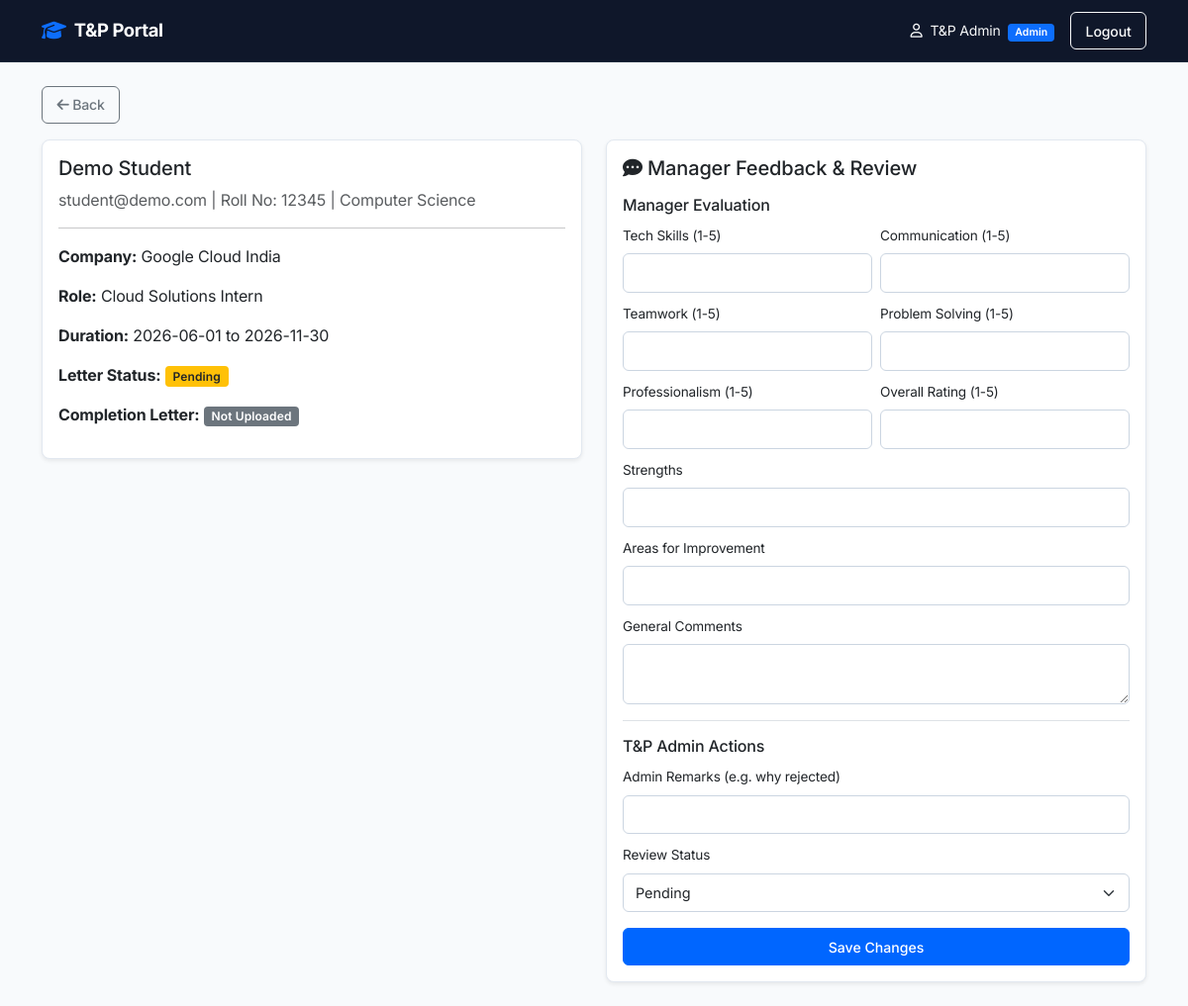
Page /admin/internship/1 (signed in) on the committed database.
### tables this page shows
CREATE TABLE users (
            id INTEGER PRIMARY KEY AUTOINCREMENT,
            full_name TEXT NOT NULL,
            email TEXT UNIQUE NOT NULL,
            password_hash TEXT NOT NULL,
            role TEXT NOT NULL CHECK(role IN ('student', 'admin', 'manager')),
            roll_number TEXT,
            branch TEXT,
            created_at TIMESTAMP DEFAULT CURRENT_TIMESTAMP
        , phone TEXT, cgpa TEXT, resume_filename TEXT);

CREATE TABLE internships (
            id INTEGER PRIMARY KEY AUTOINCREMENT,
            student_id INTEGER NOT NULL,
            submission_status TEXT NOT NULL DEFAULT 'Draft'
                CHECK(submission_status IN ('Draft', 'Submitted')),
            
            company_name TEXT NOT NULL,
            company_location TEXT,
            company_website TEXT,
            role TEXT,
            start_date TEXT,
            end_date TEXT,
            internship_type TEXT,
            stipend TEXT,
            mode TEXT,
            domain TEXT,
            
            manager_id INTEGER,
            manager_name TEXT,
            manager_email TEXT,

            letter_status TEXT NOT NULL DEFAULT 'Pending'
                CHECK(letter_status IN ('Pending', 'Submitted')),
            letter_filename TEXT,

            completion_filename TEXT,
            completion_status TEXT NOT NULL DEFAULT 'Not Uploaded'
                CHECK(completion_status IN ('Not Uploaded', 'Uploaded')),
            report_filename TEXT,
            report_status TEXT NOT NULL DEFAULT 'Not Uploaded'
                CHECK(report_status IN ('Not Uploaded', 'Uploaded')),

            manager_feedback TEXT,
            feedback_rating INTEGER CHECK(feedback_rating BETWEEN 1 AND 5),
            tech_skills INTEGER CHECK(tech_skills BETWEEN 1 AND 5),
            communication INTEGER CHECK(communication BETWEEN 1 AND 5),
            teamwork INTEGER CHECK(teamwork BETWEEN 1 AND 5),
            problem_solving INTEGER CHECK(problem_solving BETWEEN 1 AND 5),
            professionalism INTEGER CHECK(professionalism BETWEEN 1 AND 5),
            strengths TEXT,
            improvements TEXT,

            review_status TEXT NOT NULL DEFAULT 'Pending'
                CHECK(review_status IN ('Pending', 'Under Review', 'Approved', 'Rejected', 'Correction Required', 'Ongoing', 'Completed')),
            
            admin_remarks TEXT,

            submitted_at TIMESTAMP DEFAULT CURRENT_TIMESTAMP,
            FOREIGN KEY (student_id) REFERENCES users(id) ON DELETE CASCADE,
            FOREIGN KEY (manager_id) REFERENCES users(id) ON DELETE SET NULL
        );

### app.py (the view)
@app.route('/admin/internship/<int:internship_id>')
@login_required
@admin_required
def view_internship(internship_id):
    conn = get_db_connection()
    record = conn.execute('''
        SELECT internships.*, users.full_name, users.roll_number, users.branch, users.email
        FROM internships JOIN users ON internships.student_id = users.id
        WHERE internships.id = ?
    ''', (internship_id,)).fetchone()
    conn.close()
    if record is None:
        abort(404)
    return render_template('view_internship.html', record=record)

### app.py (called while the page is built)
def login_required(f):
    @wraps(f)
    def wrapper(*args, **kwargs):
        if 'user_id' not in session:
            flash('Please log in first.', 'warning')
            return redirect(url_for('login'))
        return f(*args, **kwargs)
    return wrapper

def admin_required(f):
    @wraps(f)
    def wrapper(*args, **kwargs):
        if session.get('role') != 'admin':
            abort(403)
        return f(*args, **kwargs)
    return wrapper

### database.py (called while the page is built)
def get_db_connection():
    conn = sqlite3.connect(DB_PATH)
    conn.row_factory = sqlite3.Row
    conn.execute("PRAGMA foreign_keys = ON")
    return conn

### templates/view_internship.html (shortened to what this page needs)
{% extends 'base.html' %}
{% block content %}
<a href="{{ url_for('admin_dashboard') }}" class="btn btn-sm btn-outline-secondary mb-3"><i class="fa-solid fa-arrow-left"></i> Back</a>
<div class="row">
    <div class="col-md-6">
        <div class="card shadow-sm mb-3">
            <div class="card-body">
                <h5 class="card-title">{{ record.full_name }}</h5>
                <p class="text-muted mb-1">{{ record.email }} | Roll No: {{ record.roll_number or '-' }} | {{ record.branch or '-' }}</p>
                <hr>
                <p><strong>Company:</strong> {{ record.company_name }}</p>
                <p><strong>Role:</strong> {{ record.role or '-' }}</p>
                <p><strong>Duration:</strong> {{ record.start_date or '—' }} to {{ record.end_date or '—' }}</p>
                <p><strong>Letter Status:</strong>
                    {% if record.letter_status == 'Submitted' %}<span class="badge bg-success">Submitted</span>
                    {% else %}<span class="badge bg-warning text-dark">Pending</span>{% endif %}
                </p>
                <p class="mt-3"><strong>Completion Letter:</strong>
                    {% if record.completion_status == 'Uploaded' %}<span class="badge bg-success">Uploaded</span>
                    {% else %}<span class="badge bg-secondary">Not Uploaded</span>{% endif %}
                </p>
            </div>
        </div>
    </div>
    <div class="col-md-6">
        <div class="card shadow-sm">
            <div class="card-body">
                <h5 class="mb-3"><i class="fa-solid fa-comment-dots"></i> Manager Feedback & Review</h5>
                <form method="POST" action="{{ url_for('give_feedback', internship_id=record.id) }}">
                    <div class="mb-3 border-bottom pb-3">
                        <h6>Manager Evaluation</h6>
                        <div class="row g-2">
                            <div class="col-6">
                                <label class="form-label" style="font-size: 0.85rem;">Tech Skills (1-5)</label>
                                <input type="number" name="tech_skills" class="form-control form-control-sm" min="1" max="5" value="{{ record.tech_skills or '' }}">
                            </div>
                            <div class="col-6">
                                <label class="form-label" style="font-size: 0.85rem;">Communication (1-5)</label>
                                <input type="number" name="communication" class="form-control form-control-sm" min="1" max="5" value="{{ record.communication or '' }}">
                            </div>
                            <div class="col-6">
                                <label class="form-label" style="font-size: 0.85rem;">Teamwork (1-5)</label>
                                <input type="number" name="teamwork" class="form-control form-control-sm" min="1" max="5" value="{{ record.teamwork or '' }}">
                            </div>
                            <div class="col-6">
                                <label class="form-label" style="font-size: 0.85rem;">Problem Solving (1-5)</label>
                                <input type="number" name="problem_solving" class="form-control form-control-sm" min="1" max="5" value="{{ record.problem_solving or '' }}">
                            </div>
                            <div class="col-6">
                                <label class="form-label" style="font-size: 0.85rem;">Professionalism (1-5)</label>
                                <input type="number" name="professionalism" class="form-control form-control-sm" min="1" max="5" value="{{ record.professionalism or '' }}">
                            </div>
                            <div class="col-6">
                                <label class="form-label" style="font-size: 0.85rem;">Overall Rating (1-5)</label>
                                <input type="number" name="feedback_rating" class="form-control form-control-sm" min="1" max="5" value="{{ record.feedback_rating or '' }}">
                            </div>
                        </div>
                        <div class="mt-2">
                            <label class="form-label" style="font-size: 0.85rem;">Strengths</label>
                            <input type="text" name="strengths" class="form-control form-control-sm" value="{{ record.strengths or '' }}">
                        </div>
                        <div class="mt-2">
                            <label class="form-label" style="font-size: 0.85rem;">Areas for Improvement</label>
                            <input type="text" name="improvements" class="form-control form-control-sm" value="{{ record.improvements or '' }}">
                        </div>
                        <div class="mt-2">
                            <label class="form-label" style="font-size: 0.85rem;">General Comments</label>
                            <textarea name="manager_feedback" class="form-control form-control-sm" rows="2">{{ record.manager_feedback or '' }}</textarea>
                        </div>
                    </div>
                    <div class="mb-3">
                        <h6>T&P Admin Actions</h6>
                        <label class="form-label" style="font-size: 0.85rem;">Admin Remarks (e.g. why rejected)</label>
                        <input type="text" name="admin_remarks" class="form-control form-control-sm mb-2" value="{{ record.admin_remarks or '' }}">
                        <label class="form-label" style="font-size: 0.85rem;">Review Status</label>
                        <select name="review_status" class="form-select form-select-sm">
                            {% for status in ['Pending', 'Under Review', 'Approved', 'Ongoing', 'Completed', 'Rejected'] %}
                            <option value="{{ status }}" {% if record.review_status == status %}selected{% endif %}>{{ status }}</option>
                            {% endfor %}
                        </select>
                    </div>
                    <button type="submit" class="btn btn-primary w-100">Save Changes</button>
                </form>
            </div>
        </div>
    </div>
</div>
{% endblock %}

### static/css/style.css (style rules this page uses)
:root { --primary-color: #0066ff; --primary-hover: #0052cc; --text-main: #1e293b; --text-muted: #64748b; --border-color: #e2e8f0; --bg-page: #f8fafc; --card-bg: #ffffff; }
body { background-color: var(--bg-page); font-family: 'Inter', -apple-system, BlinkMacSystemFont, "Segoe UI", Roboto, sans-serif; color: var(--text-main); letter-spacing: -0.01em; }
.card { background: var(--card-bg); border: 1px solid var(--border-color); border-radius: 8px; box-shadow: 0 1px 3px rgba(0, 0, 0, 0.03); transition: transform 0.15s ease, box-shadow 0.15s ease; }
.btn { border-radius: 6px; font-weight: 500; font-size: 0.88rem; padding: 0.45rem 0.9rem; transition: all 0.15s ease; }
.btn-primary { background-color: var(--primary-color); border-color: var(--primary-color); }
.form-control, .form-select { border-radius: 6px; border-color: #cbd5e1; font-size: 0.9rem; padding: 0.5rem 0.75rem; }
.badge { border-radius: 4px; font-weight: 600; letter-spacing: 0.01em; }

### rows in the picture
users: full_name "Demo Student", email "student@demo.com", roll_number "12345", branch "Computer Science"
internships: company_name "Google Cloud India", role "Cloud Solutions Intern", start_date "2026-06-01", end_date "2026-11-30", review_status "Pending"

### other values in the picture
{{ session.full_name }} "T&P Admin"
{{ session.role|capitalize }} "Admin"
